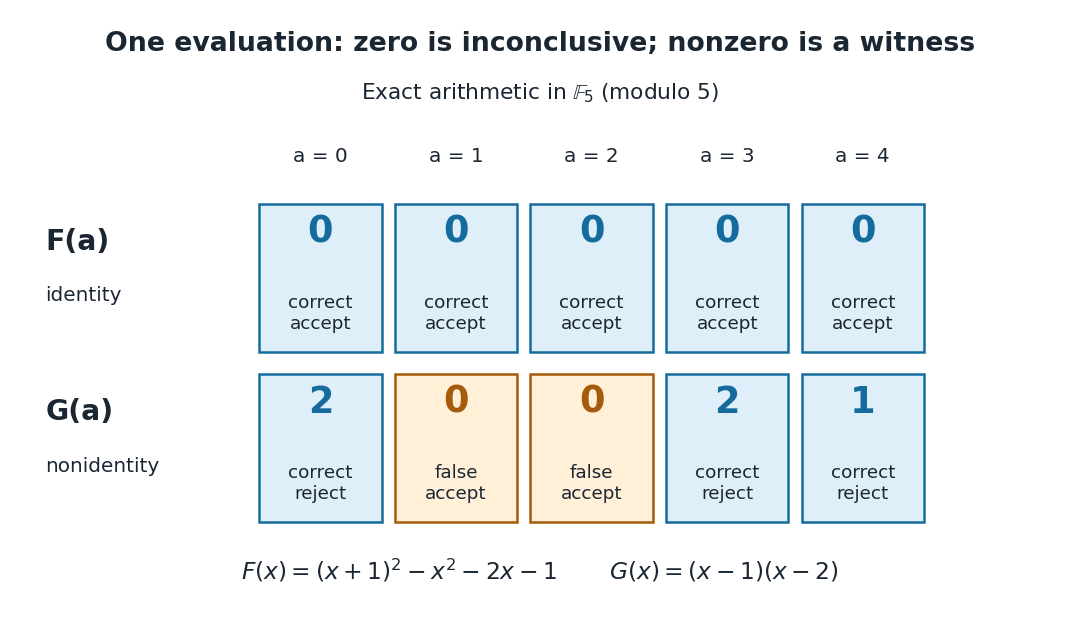

Write Python code to recreate this figure.
"""Draw exact identity-testing outcomes over F_5; emit PNG in the working directory."""
from pathlib import Path
import matplotlib.pyplot as plt
from matplotlib.patches import Rectangle

BLUE = '#156c9c'
ORANGE = '#a65b0a'
LIGHT_BLUE = '#deeff9'
LIGHT_ORANGE = '#fff0d7'
INK = '#1b2633'


def main():
    values_f = [((a + 1)**2 - a*a - 2*a - 1) % 5 for a in range(5)]
    values_g = [((a - 1)*(a - 2)) % 5 for a in range(5)]
    assert values_f == [0]*5
    assert values_g == [2, 0, 0, 2, 1]
    plt.rcParams.update({'font.family': 'DejaVu Sans', 'font.size': 12})
    fig = plt.figure(figsize=(9, 5.3), dpi=120, facecolor='white')
    ax = fig.add_axes((0, 0, 1, 1), facecolor='white')
    ax.set(xlim=(0, 9), ylim=(0, 5.3))
    ax.axis('off')
    ax.text(4.5, 4.93, 'One evaluation: zero is inconclusive; nonzero is a witness',
            ha='center', va='center', fontsize=16, weight='bold', color=INK)
    ax.text(4.5, 4.47, r'Exact arithmetic in $\mathbb{F}_5$ (modulo 5)',
            ha='center', color=INK, fontsize=13)
    for a in range(5):
        ax.text(2.67 + 1.13*a, 3.95, f'a = {a}', ha='center', color=INK)
    for row, values in enumerate([values_f, values_g]):
        bottom = 2.37 - 1.42*row
        ax.text(.38, bottom + .85, 'F(a)' if row == 0 else 'G(a)',
                fontsize=17, weight='bold', color=INK)
        ax.text(.38, bottom + .42, 'identity' if row == 0 else 'nonidentity',
                fontsize=12, color=INK)
        for a, value in enumerate(values):
            left = 2.16 + 1.13*a
            false = row == 1 and value == 0
            edge = ORANGE if false else BLUE
            fill = LIGHT_ORANGE if false else LIGHT_BLUE
            ax.add_patch(Rectangle((left, bottom), 1.02, 1.23,
                                   facecolor=fill, edgecolor=edge, linewidth=1.5))
            ax.text(left + .51, bottom + .91, str(value),
                    fontsize=22, weight='bold', ha='center', color=edge)
            text = 'false\naccept' if false else ('correct\naccept' if row == 0 else 'correct\nreject')
            ax.text(left + .51, bottom + .32, text, ha='center', va='center',
                    color=INK, fontsize=11, linespacing=1.2)
    ax.text(4.5, .47, r'$F(x)=(x+1)^2-x^2-2x-1$       $G(x)=(x-1)(x-2)$',
            ha='center', fontsize=14, color=INK)
    fig.savefig(Path(__file__).stem + '.png', facecolor='white', transparent=False)
    plt.close(fig)


if __name__ == '__main__':
    main()
